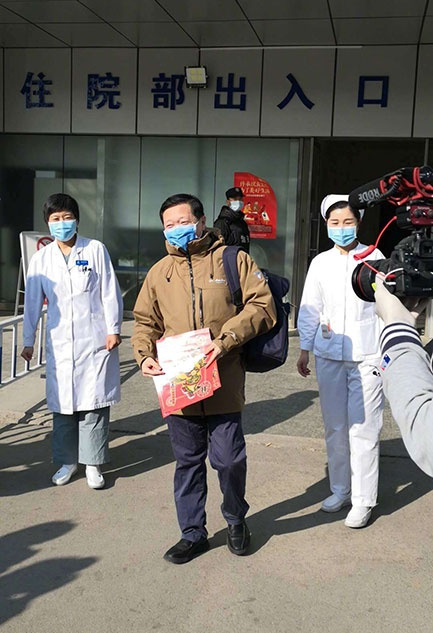
#> input picture 口罩佩戴识别/MaskDetecterSystem/MaskDetecterSystem/images/1.jpg, 433 x 633 px
$ python test.py
#> lines starting #> are read from the running program, lines starting #| are printed output that depends on the picture; after the words box and inside, x2 and y2 are one past the last pixel; in counts of white or black regions, pixels touching at a corner belong together
###########################读取图片显示图片
import cv2 #导入opencv库

#读取一张图片，地址不能带中文
image=cv2.imread("images/1.jpg")
#> image is the input picture: shape (633, 433, 3); mean B, G, R 103.3, 108.9, 112.3

#显示图片，参数：（窗口标识字符串，imread读入的图像）
cv2.imshow("东小东标题",image)

#窗口等待任意键盘按键输入,0为一直等待,其他数字为毫秒数
cv2.waitKey(0)

#销毁窗口，退出程序
cv2.destroyAllWindows()


############################打开摄像头显示摄像头

import cv2 as cv

def video_demo():
#0是代表摄像头编号，只有一个的话默认为0
    capture=cv.VideoCapture(0)
    while(True):
        ref,frame=capture.read()
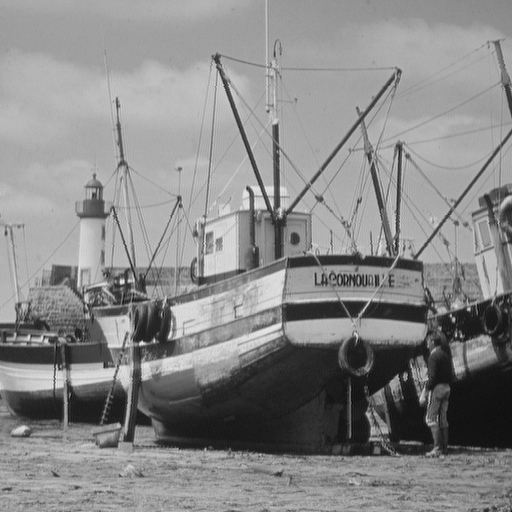
#> input picture basic-learning/image/add/boat.bmp, 512 x 512 px, given in place of the camera
#> frame is the input picture: shape (512, 512, 3); min 0, max 239, mean 136.1

        cv.imshow("1",frame)
#等待30ms显示图像，若过程中按“Esc”退出
        c= cv.waitKey(30) & 0xff
#> (key Esc is pressed here)
        if c==27:
            capture.release()
            break

video_demo()
cv.waitKey()
cv.destroyAllWindows()

##############################分类器
import cv2

img = cv2.imread("images/1.jpg",1)#读取一张图片

gray = cv2.cvtColor(img,cv2.COLOR_BGR2GRAY)#将图片转化成灰度
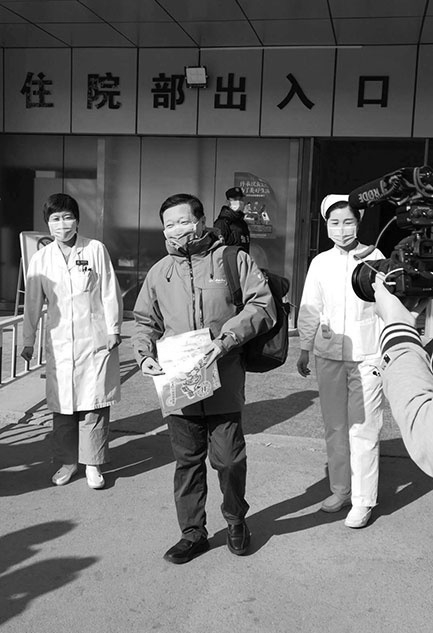
#> gray: shape (633, 433); min 0, max 255, mean 109.3

face_cascade = cv2.CascadeClassifier("haarcascade_frontalface_alt2.xml")
face_cascade.load("data/haarcascades/haarcascade_frontalface_alt2.xml")#一定要告诉编译器文件所在的具体位置
'''此文件是opencv的haar人脸特征分类器'''
faces = face_cascade.detectMultiScale(gray, 1.3, 5)
#> faces = [[322, 207, 42, 42]]
for (x,y,w,h) in faces:
    img = cv2.rectangle(img,(x,y),(x+w,y+h),(255,0,0),2)
#> this loop made 1 pass
#> pass 1, `img = cv2.rectangle(img,(x,y),(x+w,y+h),(255,0,0),2)`:
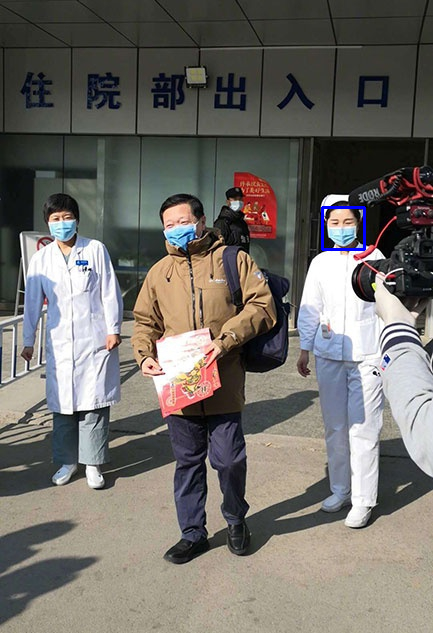
#> img: shape (633, 433, 3); 0.18% of pixels changed, all inside (x1, y1, x2, y2) = (321, 206, 366, 251)


cv2.imshow('img',img)
cv2.waitKey()

###############################人脸视频检测
import cv2
face_cascade = cv2.CascadeClassifier("haarcascade_frontalface_alt2.xml")
face_cascade.load("data/haarcascades/haarcascade_frontalface_alt2.xml")#一定要告诉编译器文件所在的具体位置
'''此文件是opencv的haar人脸特征分类器'''

capture=cv2.VideoCapture(0)
while(True):
    ref,frame=capture.read()

    #cv2.imshow("frame",frame)
    #等待30ms显示图像，若过程中按“Esc”退出
    c= cv2.waitKey(30) & 0xff
#> (key Esc is pressed here)
    if c==27:
        capture.release()
        break
    gray = cv2.cvtColor(frame,cv2.COLOR_BGR2GRAY)#将图片转化成灰度
    faces = face_cascade.detectMultiScale(gray, 1.3, 5)
    for (x,y,w,h) in faces:
        frame = cv2.rectangle(frame,(x,y),(x+w,y+h),(255,0,0),2)
    cv2.imshow("face",frame)
cv.waitKey()
cv.destroyAllWindows()

############################人脸\眼睛\上半身 视频检测
import cv2
face_cascade = cv2.CascadeClassifier("haarcascade_frontalface_alt2.xml")
face_cascade.load("data/haarcascades/haarcascade_frontalface_alt2.xml")#一定要告诉编译器文件所在的具体位置
'''此文件是opencv的haar人脸特征分类器'''
eyes_cascade = cv2.CascadeClassifier("haarcascade_eye_tree_eyeglasses.xml")
eyes_cascade.load("data/haarcascades/haarcascade_eye_tree_eyeglasses.xml")#一定要告诉编译器文件所在的具体位置
'''此文件是opencv的haar眼镜特征分类器'''

upperbody_cascade = cv2.CascadeClassifier("haarcascade_upperbody.xml")
upperbody_cascade.load("data/haarcascades/haarcascade_upperbody.xml")#一定要告诉编译器文件所在的具体位置
'''此文件是opencv的haar眼镜特征分类器'''


capture=cv2.VideoCapture(0)
while(True):
    ref,frame=capture.read()

    #cv2.imshow("frame",frame)
    #等待30ms显示图像，若过程中按“Esc”退出
    c= cv2.waitKey(30) & 0xff
#> (key Esc is pressed here)
    if c==27:
        capture.release()
        break
    gray = cv2.cvtColor(frame,cv2.COLOR_BGR2GRAY)#将图片转化成灰度
    faces = face_cascade.detectMultiScale(gray, 1.3, 5)
    eyes = eyes_cascade.detectMultiScale(gray, 1.3, 5)
    upperbody = upperbody_cascade.detectMultiScale(gray, 1.3, 5)
    for (x,y,w,h) in faces:
        frame = cv2.rectangle(frame,(x,y),(x+w,y+h),(255,0,0),2)
    for (x,y,w,h) in eyes:
        frame = cv2.rectangle(frame,(x,y),(x+w,y+h),(255,0,0),2)
    for (x,y,w,h) in upperbody:
        frame = cv2.rectangle(frame,(x,y),(x+w,y+h),(255,0,0),2)
    cv2.imshow("face",frame)
cv.waitKey()
cv.destroyAllWindows()


##############################霍夫变换加挑

import  cv2
import  numpy  as  np
# [10 lines left out: function nothing, not called in this run]
img  =  cv2.imread('images/21.jpg')
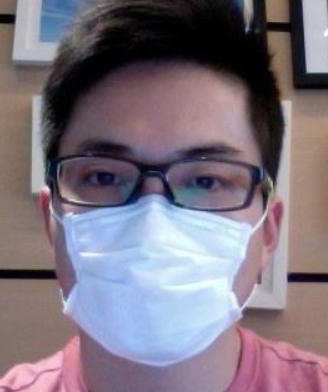
#> input picture 口罩佩戴识别/戴口罩分类训练集/mask/21.jpg, 328 x 392 px, found by its file name
#> img is the input picture: shape (392, 328, 3); mean B, G, R 127.4, 115.5, 125.7
gray  =  cv2.cvtColor(img,cv2.COLOR_BGR2GRAY)
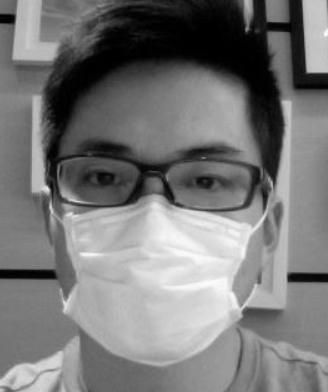
#> gray: shape (392, 328); min 0, max 252, mean 119.9
cv2.imshow('gray',gray)
edges  =  cv2.Canny(gray,50,150,apertureSize  =  3)
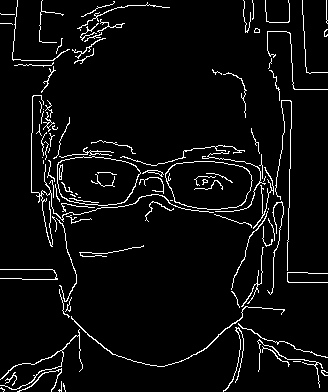
#> edges: shape (392, 328); 5.1% white in thin lines or dots
cv2.imshow('edges',edges)
minLineLength  =  100
maxLineGap  =  50
cv2.imshow('img',img)
cv2.createTrackbar("minLineLength", 'img', 100, 500, nothing)
cv2.createTrackbar("maxLineGap", 'img', 50, 100, nothing)


while(0):
    minLineLength=cv2.getTrackbarPos("minLineLength", 'img')
    maxLineGap=cv2.getTrackbarPos("maxLineGap", 'img')
    lines  =  cv2.HoughLinesP(edges,1,np.pi/180,70,minLineLength,maxLineGap)
    for  x1,y1,x2,y2  in  lines[0]:
        cv2.line(img,(x1,y1),(x2,y2),(255,0,0),2)
    cv2.imshow('img',img)
cv2.waitKey()
cv2.destroyAllWindows()

#####################hough
#15，霍夫直线检测
import cv2 as cv
import numpy as np

# [37 lines left out: functions line_detection, line_detect_possible_demo, not called in this run]
def callback(x,src):
     line_detect_possible_demo(src)
src = cv.imread("images/21.jpg")
cv.namedWindow("src",0)
minLineLength  =  100
maxLineGap  =  50

#> (the run stopped early here; a loop or call above may not have finished)
